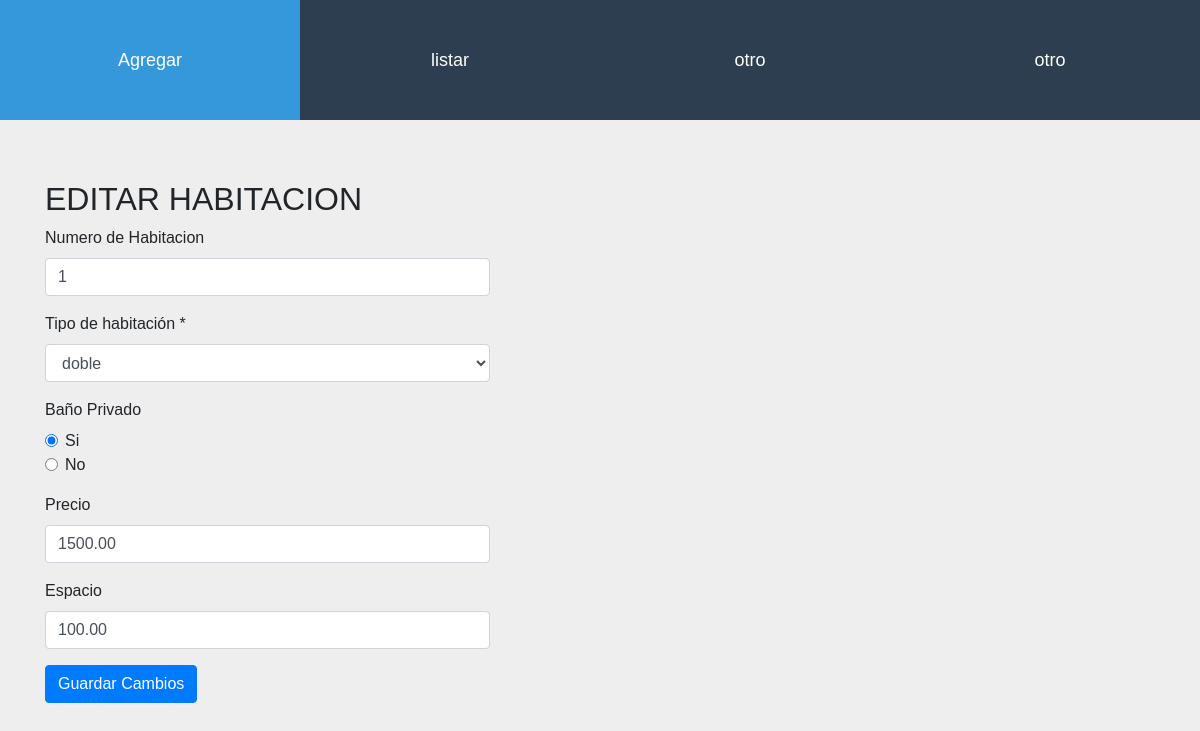
Page /tarea8/formEditHabit.php?opcion=7 on the committed database.
### tables this page shows
CREATE TABLE `habitacion` (
  `id` int(11) NOT NULL,
  `nro` int(11) NOT NULL,
  `idtipohabitacion` int(11) NOT NULL,
  `banoprivado` tinyint(1) NOT NULL,
  `espacio` decimal(7,2) NOT NULL,
  `precio` decimal(7,2) NOT NULL
);

### tarea8/motipohabitacion.php (called while the page is built)
<?php
    include("conexion.php");
    $sql = "SELECT * FROM tipohabitaciones";
    $resultado = $con->query($sql);
?>

### tarea8/formEditHabit.php (the view, shortened to what this page needs)
<?php require_once ('header.php');
 include("conexion.php");
$id=$_GET['opcion'];
$sql="SELECT * from habitacion where id='$id'";
$resultado=$con->query($sql);
$fila=$resultado->fetch_assoc();
?>
    <div class="container">
        <div class="row">
            <div class="col-md-5 col-sm-5">
                <div class="top">
                    <h2>EDITAR HABITACION</h2>
                    <section>
                        <form action="editarHabit.php" name="" method="POST">
                            <div class="form-group">
                                <label>Numero de Habitacion</label>
                                <input type="number" name="nro" class="form-control" value="<?Php echo $fila['nro']; ?>">
                            </div>
                            <div class="form-group">
                                <label> Tipo de habitación *</label>
                                <select name="tipohabitacion" class="form-control" >
                                <?php
                                    include ("motipohabitacion.php");
                                    while($fila1 = $resultado->fetch_assoc()){
                                        echo '<option value="'.$fila1['id'].'"> '.$fila1['descripcion'].'</option>' ;
                                    }
                                ?>
                                </select>
                            </div>
                            <fieldset class="form-group">
                                <div class="row">
                                    <legend class="col-form-label col-sm-4 pt-0">Baño Privado</legend>
                                    <div class="col-sm-10">
                                        <div class="form-check">
                                            <input class="form-check-input" type="radio" name="banoprivado" id="banoprivado1" value="1" checked>
                                            <label class="form-check-label" for="gridRadios1">
                                                Si
                                            </label>
                                        </div>
                                        <div class="form-check">
                                            <input class="form-check-input" type="radio" name="banoprivado" id="banoprivado2" value="2">
                                            <label class="form-check-label" for="gridRadios2">
                                                No
                                            </label>
                                        </div>
                                    </div>
                                </div>
                            </fieldset>
                            <div class="form-group">
                                <label>Precio</label>
                                <input type="number" class="form-control" name="precio" value="<?Php echo $fila['precio']; ?>">
                            </div>
                        <div class="form-group">
                                <label>Espacio</label>
                                <input type="text" class="form-control" name="espacio" value="<?php echo $fila['espacio']; ?>">
                            </div>
                            <div class="mt-2">
                                <input type="submit" name="" value="Guardar Cambios" class="btn btn-primary">
                            </div>
                        </form>
                    </section>
                </div>
            </div>
        </div>
    </div>

### tarea8/style.css (style rules this page uses)
* { box-sizing: border-box; }
html, body { margin: 0; padding: 0; }
body { font-family: 'PT Sans', Arial, Verdana; background-color: #eee; }
.top { position: relative; top: 60px; }

### rows in the picture
habitacion: nro "1", precio "1500.00", espacio "100.00"

### other values in the picture
form field tipohabitacion "doble"
